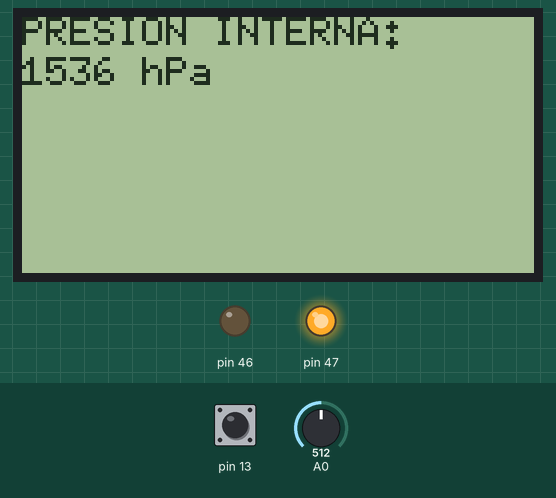
Bench run of a sketch on a simulated Arduino Mega 2560, built with avr-gcc and run on an emulated ATmega2560. Parts: 128×64 one-colour display, output pins drawn as LEDs (lit = HIGH). The test bench sets the inputs (shaded band); at power-on: A0 = 512, pin 13 HIGH.

Above: at 3.3 s.
3.4 s: A0 set to 0
At 4.9 s:
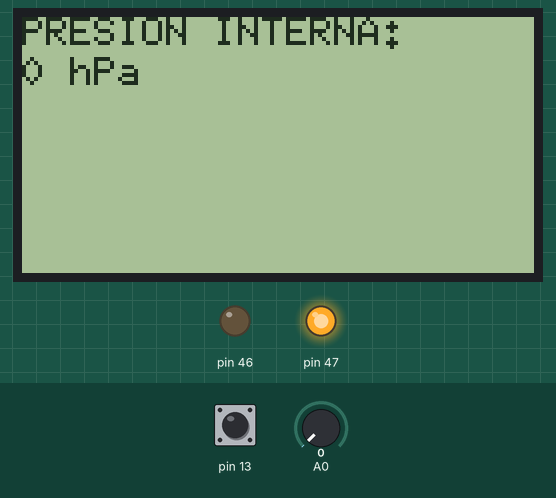
8.4 s: pin 13 pulled LOW for 3.2 s
At 11.01 s:
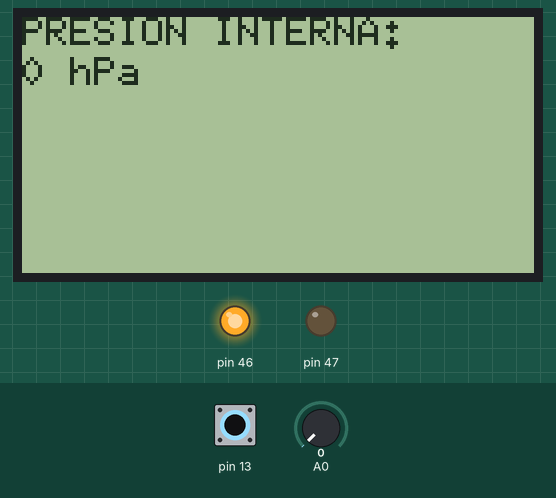
At 11.7 s:
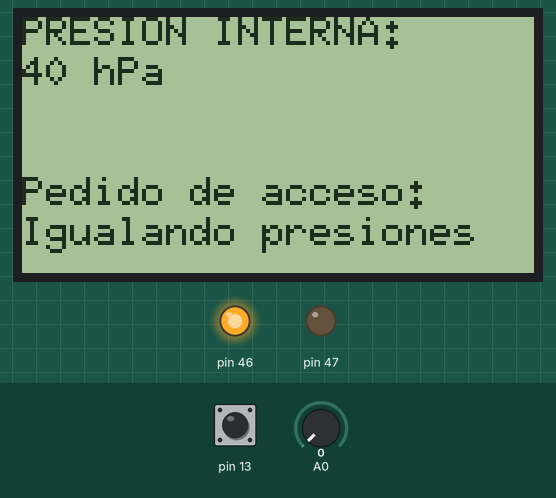
Timing chart, 0 to 13.2 s (numbered marks = the images above; inputs shaded):
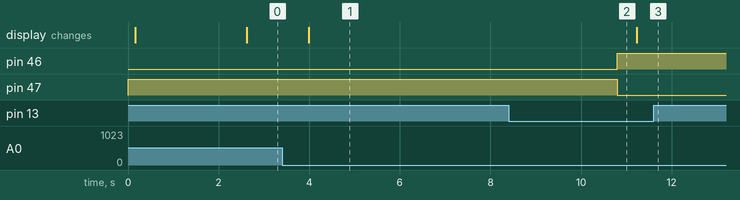

The sketch:

Arduino_AntenaCompresor.ino
```cpp
#include "U8glib.h"
//U8GLIB_ST7920_128X64_1X u8g(13, 12, 11);  // SPI Com: SCK = en = 13, MOSI = rw = 12, CS = di = 11
U8GLIB_ST7920_128X64 u8g(52, 51, 50, U8G_PIN_NONE);//Enable 6, R/W 5, RS 4, RESET


bool boton = false;
int Decomp = 0;

void setup() {
  // put your setup code here, to run once:
  Serial.begin(115200);
  Serial1.begin(115200);
  pinMode(13, INPUT_PULLUP);
  //pinMode(12, INPUT_PULLUP);
  //pinMode(11, INPUT_PULLUP);
  //pinMode(10, OUTPUT);digitalWrite(10,LOW);
  pinMode(47, OUTPUT);digitalWrite(47,HIGH);
  pinMode(46, OUTPUT);digitalWrite(46,LOW);

  // flip screen, if required
  // u8g.setRot180();

  // set SPI backup if required
  //u8g.setHardwareBackup(u8g_backup_avr_spi);

  // assign default color value
  if ( u8g.getMode() == U8G_MODE_R3G3B2 ) {
    u8g.setColorIndex(255);     // white
  }
  else if ( u8g.getMode() == U8G_MODE_GRAY2BIT ) {
    u8g.setColorIndex(3);         // max intensity
  }
  else if ( u8g.getMode() == U8G_MODE_BW ) {
    u8g.setColorIndex(1);         // pixel on
  }
  else if ( u8g.getMode() == U8G_MODE_HICOLOR ) {
    u8g.setHiColorByRGB(255, 255, 255);
  }

  //int t = millis();
  u8g.firstPage();
  do {
    MostrarINICIO();
  } while ( u8g.nextPage() );
  delay(2000);
  //int t2 = millis();
  //Serial.println(t2-t);
//  delay(2000);
//  u8g.firstPage();
//  do {
//    MostrarINFO();
//  } while ( u8g.nextPage() );

}

long t=0;
void loop() {
  // put your main code here, to run repeatedly:

  delay(250);
  MostrarINFO();


  if(digitalRead(13) == 0 ){boton = true; t = millis(); }//digitalWrite(46,HIGH);
    Decomp = analogRead(0)*3;
    do{
      delay(250);

       Decomp = Decomp -40;
      if( Decomp < 0) {Decomp =40; digitalWrite(46,HIGH);digitalWrite(47,LOW); MostrarINFO();  delay(5000); }

     //if(Decomp <=40 ){}
      MostrarINFO();
        Serial1.println("X0.5 Y1F100");
        Serial1.println("X0.0 Y0.5F100");
    }while((millis() - t) < 10000);
    boton = false;
    //Decomp =40;
    digitalWrite(47,HIGH);digitalWrite(46,LOW);


  //do { } while ((millis() - t) < 2000);
  Serial1.println("X0.5 Y1F100");
  Serial1.println("X0.0 Y0.5F100");


}

//IMPACTO
//CREATIVIDAD
//QUE TA \N
//ROSARIOGAMEDEVS

void MostrarINFO() {

    int VInt = analogRead(0)*3;
    //int VExt = analogRead(5)3;
  u8g.firstPage();
  do {


  u8g.setFont(u8g_font_6x10);
  //u8g.setFont(u8g_font_fur11n);
  u8g.setPrintPos( 0,  7); u8g.print("PRESION INTERNA:");   //HASTA 21 CHAR

  if(boton){
    u8g.setPrintPos( 0, 17); u8g.print(Decomp); u8g.print(" hPa");} //u8g.print(VInt);// u8g.print("Comp EXT. = "); u8g.print(VExt);}
  else{
    u8g.setPrintPos( 0, 17); u8g.print(VInt); u8g.print(" hPa");} //u8g.print(VInt);// u8g.print("Comp EXT. = "); u8g.print(VExt); }

  if(boton){
    u8g.setPrintPos( 0, 47);  u8g.print("Pedido de acceso:");// u8g.print(!digitalRead(13));
    u8g.setPrintPos( 0, 57);  u8g.print("Igualando presiones");// u8g.print(!digitalRead(13));
  }
  //u8g.setPrintPos( 0, 37);  u8g.print("Boton 2 = "); u8g.print(!digitalRead(12));
  //u8g.setPrintPos( 0, 47);  u8g.print("Boton 3 = "); u8g.print(!digitalRead(11));


  //u8g.setPrintPos( 0, 27);  u8g.print("Comp INT. = ");
  //u8g.setPrintPos( 0, 37);  u8g.print("COD D");
  //u8g.setPrintPos( 0, 47);  u8g.print("ROD D");
  //u8g.setPrintPos( 0, 64);  u8g.print("12345678901234567890123456");
  // MostrarINFO();
  } while ( u8g.nextPage() );

}

void MostrarINICIO() {
  //u8g.setFont(u8g_font_unifont);
  //u8g.setFont(u8g_font_osb21);
  //u8g.setFont(u8g_font_04b_03);
  u8g.setFont(u8g_font_fub17);
  //u8g.setFont(u8g_font_6x10);
  //u8g.setFont(u8g_font_fur11n);
  u8g.setPrintPos( 25,  20); u8g.print("P"); u8g.print(char(250)); u8g.print("lsAR");
  u8g.setPrintPos( 35, 48);  u8g.print("I + D");

 //delay(1000);
}
```

Measured:
- after the input at 3.4 s, the display: changes after 0.59 s (image 1)
- after the input at 8.4 s, pin 46: goes on until 10.8 s, then stays HIGH; pin 47: goes on until 10.8 s, then stays LOW
